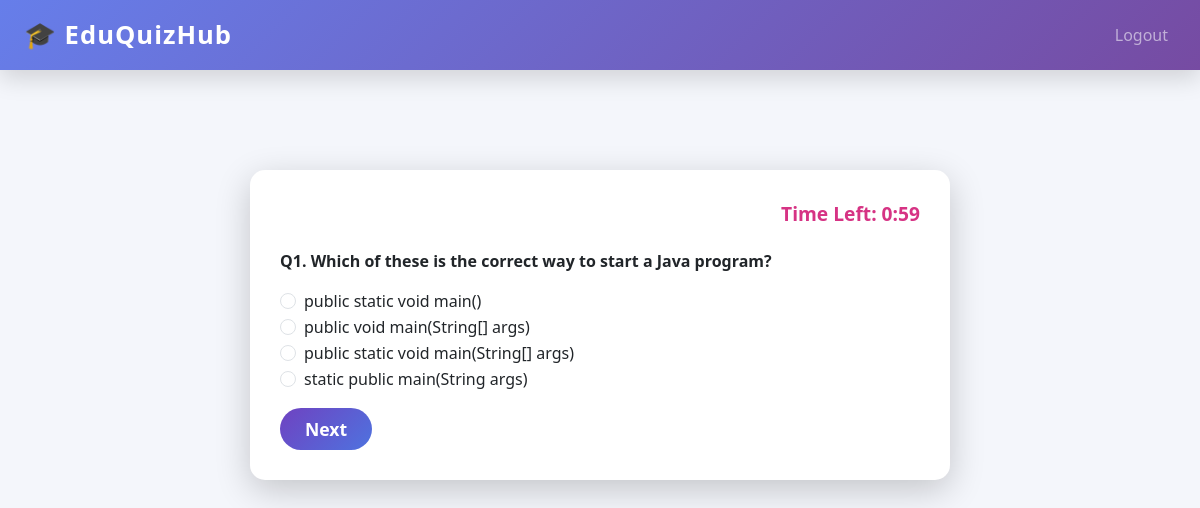
Screenshot of /student/attempt-quiz/1 (signed in) with the database file from the repository.
### tables this page shows
CREATE TABLE questions (
    id INTEGER PRIMARY KEY AUTOINCREMENT,
    quiz_id INTEGER NOT NULL,
    question TEXT NOT NULL,
    option1 TEXT NOT NULL,
    option2 TEXT NOT NULL,
    option3 TEXT NOT NULL,
    option4 TEXT NOT NULL,
    correct_option INTEGER NOT NULL,
    FOREIGN KEY (quiz_id) REFERENCES quizzes(id)
);

### app.py (the view)
@app.route("/student/attempt-quiz/<int:quiz_id>", methods=["GET", "POST"])
def attempt_quiz(quiz_id):
    if session.get("role") != "student":
        return redirect(url_for("login"))
    quiz = get_quiz_by_id(quiz_id)
    questions = get_questions_by_quiz(quiz_id)
    return render_template(
        "attempt_quiz.html",
        quiz=quiz,
        questions=questions
    )

### db/db.py (called while the page is built)
def get_db_connection():
    conn = sqlite3.connect(DB_NAME)
    conn.row_factory = sqlite3.Row
    return conn

def get_quiz_by_id(quiz_id):
    with get_db_connection() as conn:
        return conn.execute(
            "SELECT * FROM quizzes WHERE id = ?",
            (quiz_id,)
        ).fetchone()

def get_questions_by_quiz(quiz_id):
    with get_db_connection() as conn:
        return conn.execute(
            "SELECT * FROM questions WHERE quiz_id = ?",
            (quiz_id,)
        ).fetchall()

### templates/attempt_quiz.html (shortened to what this page needs)
{% extends "base.html" %}
{% block content %}
<div class="quiz-container">
    <div class="timer">Time Left: <span id="time"></span></div>
    <form id="quizForm" method="post" action="{{ url_for('submit_quiz', quiz_id=quiz.id) }}">
        {% for q in questions %}
        <div class="question" id="question-{{ loop.index0 }}">
            <p><strong>Q{{ loop.index }}. {{ q.question }}</strong></p>
            {% for i in range(1,5) %}
            <div class="form-check">
                <input class="form-check-input" type="radio" name="{{ q.id }}" value="{{ i }}" required>
                <label class="form-check-label">{{ q["option" ~ i] }}</label>
            </div>
            {% endfor %}
            {% if not loop.last %}
            <button type="button" class="btn-next" onclick="nextQuestion({{ loop.index0 }})">Next</button>
            {% else %}
            <button type="submit" class="btn-submit">Submit Quiz</button>
            {% endif %}
        </div>
        {% endfor %}
    </form>
</div>
{% endblock %}

### static/css/style.css (style rules this page uses)
body { background-color: #f8f9fa; }
button { font-size: 1.1rem; }

### templates/base.html (style rules this page uses)
html, body { width: 100%; margin: 0; padding: 0; overflow-x: hidden; font-family: "Segoe UI", sans-serif; background: #f4f6fb; }

### templates/attempt_quiz.html (style rules this page uses)
.quiz-container { max-width: 700px; margin: 50px auto; background: #fff; border-radius: 15px; padding: 30px; box-shadow: 0 10px 35px rgba(0,0,0,0.2); }
.question { display: none; }
.question.active { display: block; }
.btn-next, .btn-submit { border-radius: 50px; padding: 8px 25px; font-weight: 700; color: #fff; background: linear-gradient(135deg, #6f42c1, #4e73df); border: none; transition: all 0.3s ease; margin-top: 15px; }
.timer { font-weight: 900; font-size: 1.2rem; margin-bottom: 20px; text-align: right; color: #d63384; }

### rows the page displays
questions: question "Which of these is the correct way to start a Java program?", option1 "public static void main()" "public void main(String[] args)" "public static void main(String[] args)" "static public main(String args)"
